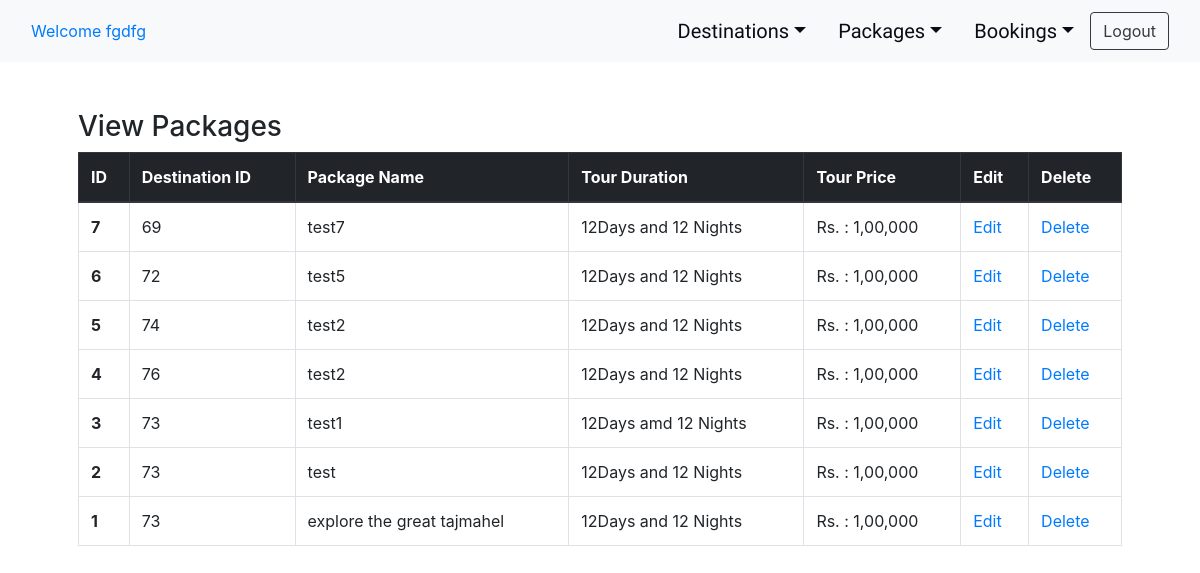
The app's page /admin/dashboard/view-packages.php (signed in), older data.
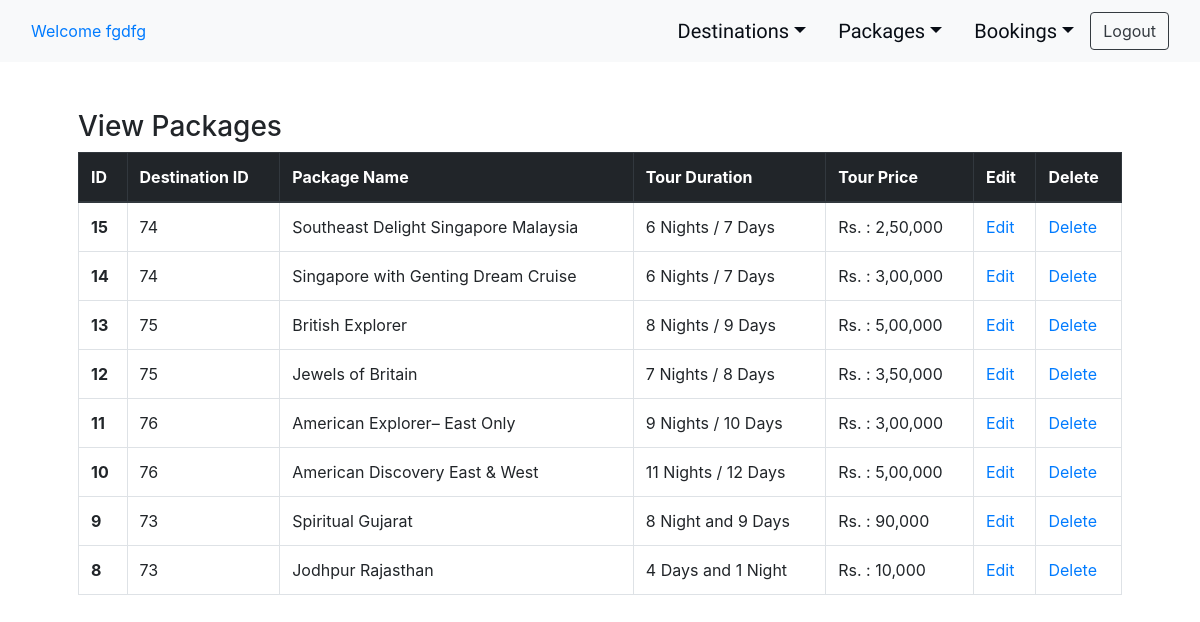
The same page, newer data.
### tables this page shows
CREATE TABLE `packages` (
  `id` int(20) NOT NULL,
  `dest_ID` int(20) NOT NULL,
  `pkg_name` varchar(255) NOT NULL,
  `pkg_thumbnail` mediumtext NOT NULL,
  `tour_duration` mediumtext NOT NULL,
  `tour_price` mediumtext NOT NULL,
  `pkg_itnry` longtext NOT NULL,
  `pkg_include` longtext NOT NULL,
  `pkg_exclude` longtext NOT NULL
);

### admin/dashboard/view-packages.php (the view, shortened to what this page needs)
<?php
$result = mysqli_query($dbConnect, "SELECT id,dest_ID,pkg_name,tour_duration,tour_price,pkg_thumbnail FROM packages ORDER BY id desc");
?>
<!DOCTYPE html>
<html lang="en">
<head>
    <link rel="stylesheet" href="../../styles/style.css">
    <link rel="stylesheet" href="../../styles/bootstrap.css">
    <link rel="stylesheet" href="https://use.fontawesome.com/releases/v5.6.3/css/all.css">
</head>
<body>
<?php include_once "navigation-bar.php"; ?>
<div class="container p-5">
    <h3>View Packages</h3>
    <table class="table table-bordered table-hover">
        <thead class="thead-dark">
            <tr>
                <th scope="col">ID</th>
                <th scope="col">Destination ID</th>
                <th scope="col">Package Name</th>
                <th scope="col">Tour Duration</th>
                <th scope="col">Tour Price</th>
                <th scope="col">Edit</th>
                <th scope="col">Delete</th>
            </tr>
        </thead>
        <tbody>
        <?php
            $count=1;
            while ($row = mysqli_fetch_array($result)){ ?>
            <tr>
                <?php echo "<th scope='row'>".$row['id']."</th>"; ?>
                <?php echo "<td>".$row['dest_ID']."</td>"; ?>
                <?php echo "<td>".$row['pkg_name']."</td>"; ?>
                <?php echo "<td>".$row['tour_duration']."</td>"; ?>
                <?php echo "<td>".$row['tour_price']."</td>"; ?>
                <td><a href="edit-destination.php?id=<?php echo $row['dest_id']; ?>&image=<?php echo $row['dest_image']; ?>">Edit</a></td>
                <td><a href="delete-packages.php?id=<?php echo $row['id']; ?>&image=<?php echo $row['pkg_thumbnail']; ?>">Delete</a></td>
            </tr>
            <?php $count++; } ?>
        </tbody>
    </table>
</div>
</body>
</html>

Row changes from the older to the newer data that the page shows:
removed packages: id "7", dest_ID "69", pkg_name "test7", tour_duration "12Days and 12 Nights", tour_price "Rs. : 1,00,000"
removed packages: id "6", dest_ID "72", pkg_name "test5", tour_duration "12Days and 12 Nights", tour_price "Rs. : 1,00,000"
removed packages: id "5", dest_ID "74", pkg_name "test2", tour_duration "12Days and 12 Nights", tour_price "Rs. : 1,00,000"
removed packages: id "4", dest_ID "76", pkg_name "test2", tour_duration "12Days and 12 Nights", tour_price "Rs. : 1,00,000"
removed packages: id "3", dest_ID "73", pkg_name "test1", tour_duration "12Days amd 12 Nights", tour_price "Rs. : 1,00,000"
removed packages: id "2", dest_ID "73", pkg_name "test", tour_duration "12Days and 12 Nights", tour_price "Rs. : 1,00,000"
removed packages: id "1", dest_ID "73", pkg_name "explore the great tajmahel", tour_duration "12Days and 12 Nights", tour_price "Rs. : 1,00,000"
added packages: id "15", dest_ID "74", pkg_name "Southeast Delight Singapore Malaysia", tour_duration "6 Nights / 7 Days", tour_price "Rs. : 2,50,000"
added packages: id "14", dest_ID "74", pkg_name "Singapore with Genting Dream Cruise", tour_duration "6 Nights / 7 Days", tour_price "Rs. : 3,00,000"
added packages: id "13", dest_ID "75", pkg_name "British Explorer", tour_duration "8 Nights / 9 Days", tour_price "Rs. : 5,00,000"
added packages: id "12", dest_ID "75", pkg_name "Jewels of Britain", tour_duration "7 Nights / 8 Days", tour_price "Rs. : 3,50,000"
added packages: id "11", dest_ID "76", pkg_name "American Explorer– East Only", tour_duration "9 Nights / 10 Days", tour_price "Rs. : 3,00,000"
added packages: id "10", dest_ID "76", pkg_name "American Discovery East & West", tour_duration "11 Nights / 12 Days", tour_price "Rs. : 5,00,000"
added packages: id "9", dest_ID "73", pkg_name "Spiritual Gujarat", tour_duration "8 Night and 9 Days", tour_price "Rs. : 90,000"
added packages: id "8", dest_ID "73", pkg_name "Jodhpur Rajasthan", tour_duration "4 Days and 1 Night", tour_price "Rs. : 10,000"
